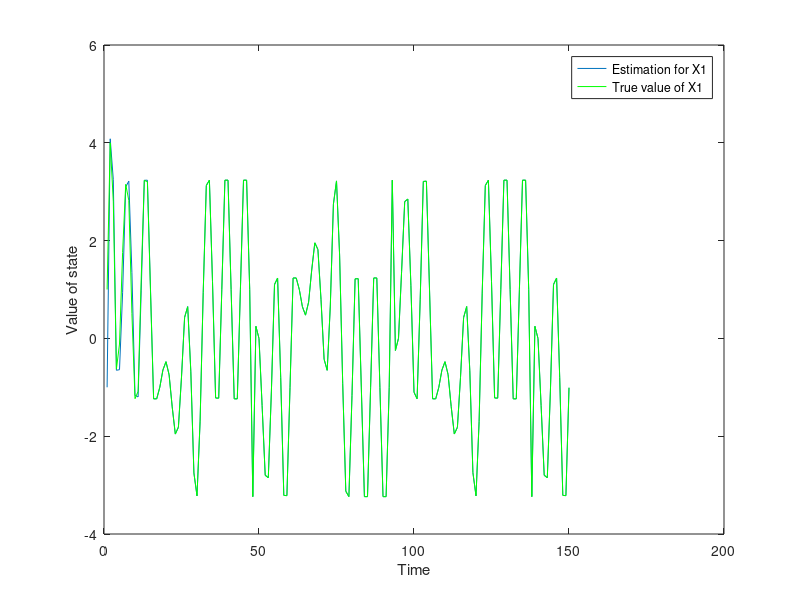
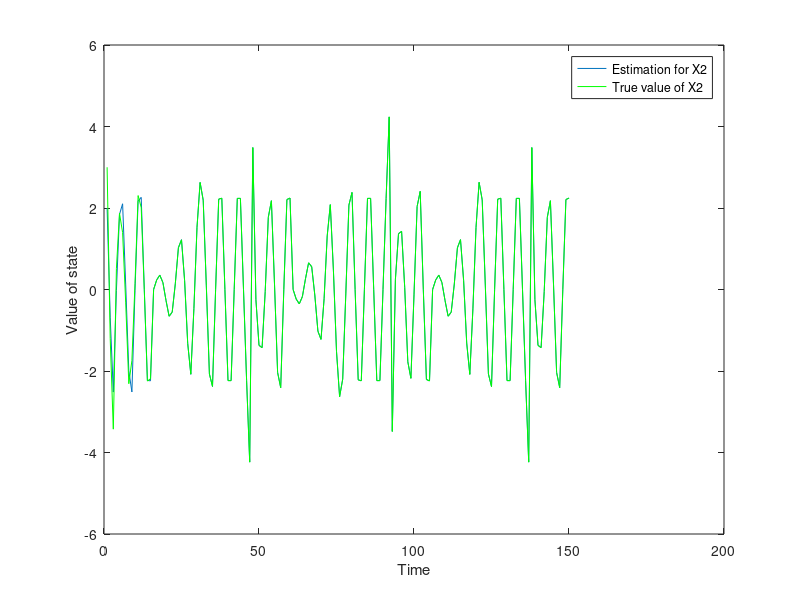
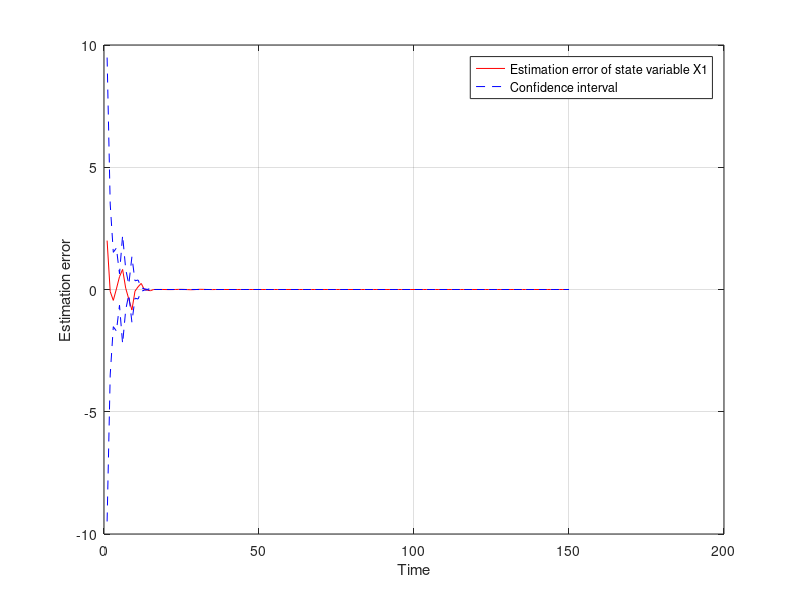
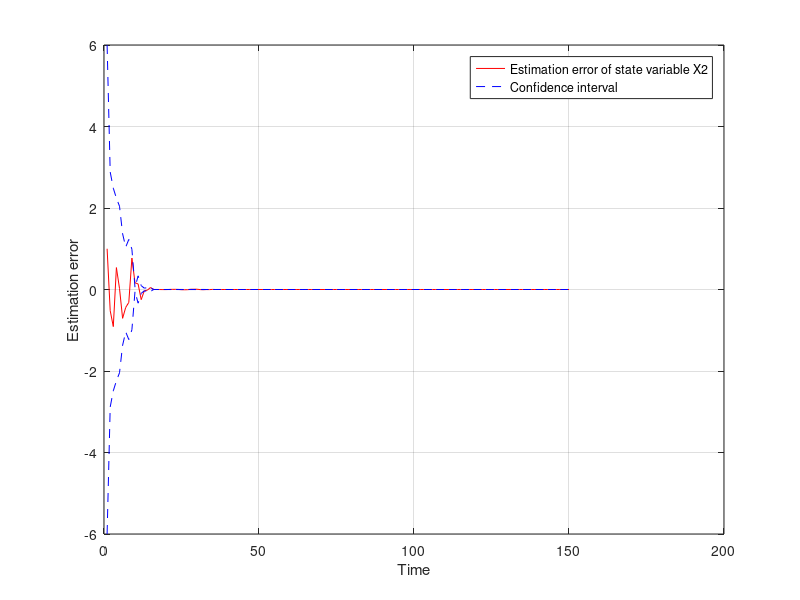

Reproduce these figures in MATLAB, in order.
clear all
close all
% Pouya Hosseinzadeh

% Load the data
load dati_silver

% Input data
L = 0.1;
sig2 = 1;   % Variance of measurement noise
x0 = [-1 2];    % initial condition -6,4
x = x0;

% Matrix G of the system linearized df/dw
G =zeros(2); % w = 0

% Covariance matrix of w
Q =zeros(2); % No disturbance, w = 0

% Covariance matrix of v
R = sig2*eye(1);

% Initialization
N=size(U,1);
xp=zeros(2,1);
P=diag([10 4]);         % 0.5, 0.5


Xest(:,1)=x;
PDiag(:,1)=diag(P);

% Recursion
for k=1:N-1
    
    % Prediction step
    xp(1) = x(1) + x(2);
    xp(2) = -x(1) + 0.5*x(2) - L*(x(2))^3 + U(k);
    F = [1 1; -1 0.5-3*L*(x(2))^2];    
    Pp = F*P*F'+ G*Q*G';
   
    % Correction step
    H = [0 1];
    K = Pp*H'*inv(H*Pp*H'+R);
    xc = xp + K*(Y(k+1,:)'-[xp(2)]);
    Pc = Pp*(eye(2)-H'*K');
    x=xc;
    P=Pc;
    
    Xest(:,k+1)=x;
    PDiag(:,k+1)=diag(P);
    
end


t = 1:150;

% Comparing the true state X and the estimation Xest

figure, plot(t,Xest(1,:),t,X(:,1),'g'),legend('Estimation for X1','True value of X1')
ylabel('Value of state'), xlabel('Time')

figure, plot(t,Xest(2,:),t,X(:,2),'g'),legend('Estimation for X2','True value of X2')
ylabel('Value of state'), xlabel('Time')



% Comparing the estimation error with the confidence intervals +/- 3*sqrt(P(K|K))

figure, plot(t,X(:,1)-Xest(1,:)','r',t,3*sqrt(PDiag(1,:)),'b--',t,-3*sqrt(PDiag(1,:)),'b--'), grid on
legend('Estimation error of state variable X1','Confidence interval')
ylabel('Estimation error'), xlabel('Time')

figure, plot(t,X(:,2)-Xest(2,:)','r',t,3*sqrt(PDiag(2,:)),'b--',t,-3*sqrt(PDiag(2,:)),'b--'), grid on
legend('Estimation error of state variable X2','Confidence interval')
ylabel('Estimation error'), xlabel('Time')
